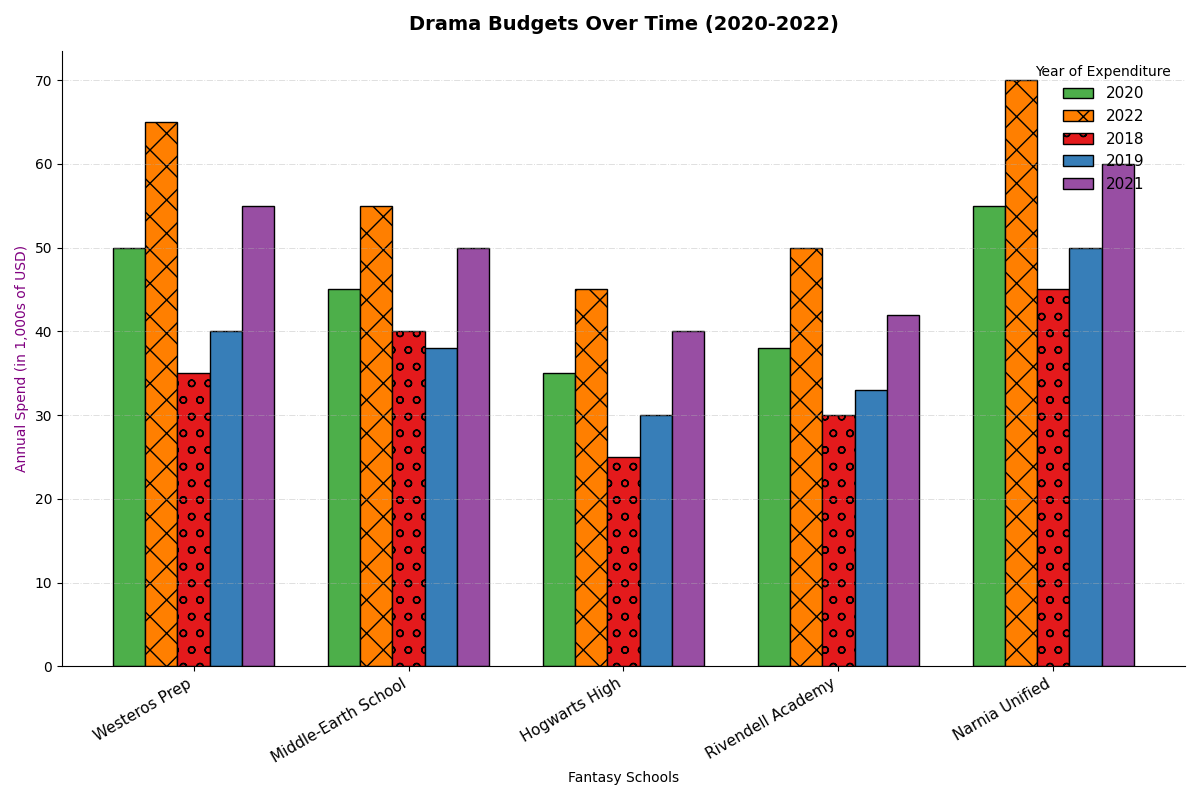

Python code for this plot:
import matplotlib.pyplot as plt
import numpy as np

# Retain the schools list but shuffle their names
schools = ['Westeros Prep', 'Middle-Earth School', 'Hogwarts High', 'Rivendell Academy', 'Narnia Unified']

# Data and years remain the same
budgets_2018 = np.array([35, 40, 25, 30, 45])
budgets_2019 = np.array([40, 38, 30, 33, 50])
budgets_2020 = np.array([50, 45, 35, 38, 55])
budgets_2021 = np.array([55, 50, 40, 42, 60])
budgets_2022 = np.array([65, 55, 45, 50, 70])

years = ['2020', '2022', '2018', '2019', '2021']  # Shuffled order of years
data = np.array([budgets_2020, budgets_2022, budgets_2018, budgets_2019, budgets_2021])  # Reordered data 

fig, ax = plt.subplots(figsize=(12, 8))

bar_width = 0.15
bar_positions = np.arange(len(schools))
colors = ['#4daf4a', '#ff7f00', '#e41a1c', '#377eb8', '#984ea3']  # Shuffled colors

markers = ['D', 'x', 'o', 's', '^']  # Shuffled markers

for idx, year in enumerate(years):
    ax.bar(bar_positions + idx * bar_width, 
           data[idx], 
           bar_width, 
           label=f'{year}', 
           color=colors[idx],
           edgecolor='black', 
           hatch=markers[idx % len(markers)])

ax.set_xlabel('Fantasy Schools', fontsize=10)  # Altered the label
ax.set_ylabel('Annual Spend (in 1,000s of USD)', fontsize=10, color='purple')  # Altered the label
ax.set_title('Drama Budgets Over Time (2020-2022)', fontsize=14, fontweight='bold', pad=15)  # Changed title
ax.set_xticks(bar_positions + bar_width * 2)
ax.set_xticklabels(schools, rotation=30, ha="right", fontsize=11)

ax.legend(title='Year of Expenditure', fontsize=11, loc='upper right', frameon=False)  # Changed legend title

ax.grid(True, axis='y', linestyle='-.', linewidth=0.7, alpha=0.4)
ax.spines['top'].set_visible(False) 
ax.spines['right'].set_visible(False)

fig.tight_layout()
plt.show()
